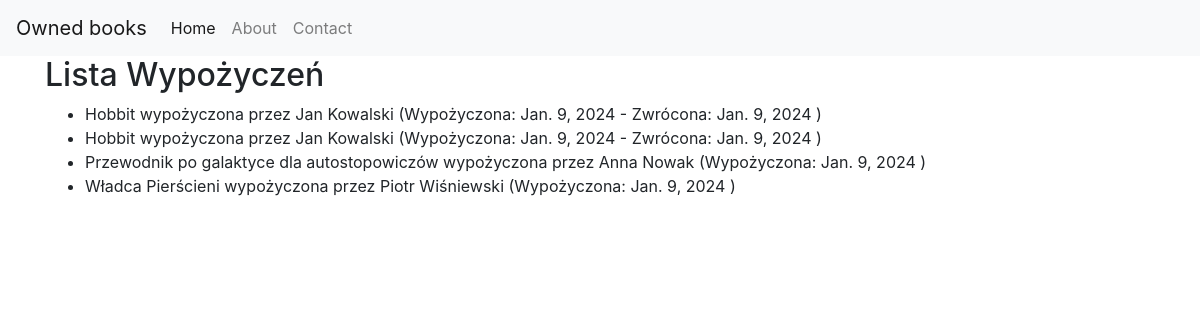
/borrows/, run on the app's committed database.
### lib/models.py (models this page shows, shortened)
class Borrow(models.Model):
    book = models.ForeignKey(Book, on_delete=models.CASCADE)
    friend = models.ForeignKey(Friend, on_delete=models.CASCADE)
    borrow_date = models.DateField(default=timezone.now)
    return_date = models.DateField(null=True)

class Book(models.Model):
    author = models.CharField(max_length=100)
    title = models.CharField(max_length=100)
    year = models.IntegerField()

class Friend(models.Model):
    name = models.CharField(max_length=100)
    email = models.EmailField(unique=True)

### lib/views.py (the view)
# urls.py: path("borrows/", views.show_borrows, name="show_borrows"),
def show_borrows(request):
    borrows = Borrow.objects.all()
    return render(request, "show_borrows.html", {"borrows": borrows})

### lib/templates/show_borrows.html (shortened to what this page needs)
{% extends "base.html" %}
{% block content %}
<h2>Lista Wypożyczeń</h2>
<ul>
    {% for borrow in borrows %}
        <li>
            {{ borrow.book.title }} wypożyczona przez {{ borrow.friend.name }}
            (Wypożyczona: {{ borrow.borrow_date }}
            {% if borrow.return_date %} - Zwrócona: {{ borrow.return_date }} {% endif %})
        </li>
    {% empty %}
        <p>Brak wypożyczeń do wyświetlenia.</p>
    {% endfor %}
</ul>
{% endblock %}

### data on the page
Borrow: book "Hobbit", friend.name "Jan Kowalski", borrow_date "Jan. 9, 2024", return_date "Jan. 9, 2024"
Borrow: book "Hobbit", friend.name "Jan Kowalski", borrow_date "Jan. 9, 2024", return_date "Jan. 9, 2024"
Borrow: book "Przewodnik po galaktyce dla autostopowiczów", friend.name "Anna Nowak", borrow_date "Jan. 9, 2024"
Borrow: book "Władca Pierścieni", friend.name "Piotr Wiśniewski", borrow_date "Jan. 9, 2024"
